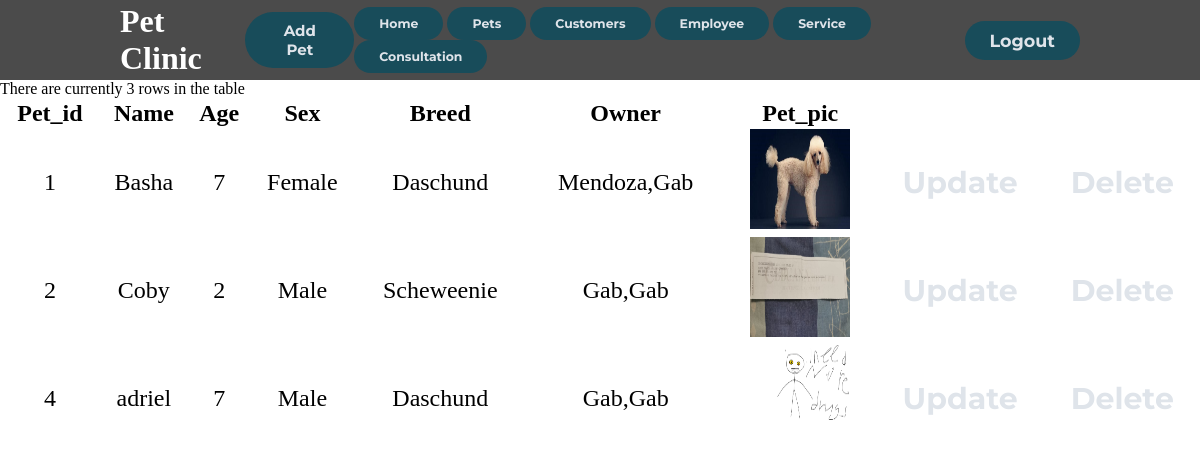
Page /pets.php (signed in) on the committed database.
### tables this page shows
CREATE TABLE `pet` (
  `Pet_id` int(45) NOT NULL AUTO_INCREMENT,
  `Name` varchar(45) NOT NULL,
  `Age` int(45) NOT NULL,
  `Sex` varchar(45) NOT NULL,
  `Breed` varchar(45) NOT NULL,
  `Pet_pic` varchar(100) NOT NULL,
  `Cust_id` int(45) NOT NULL,
  PRIMARY KEY (`Pet_id`),
  KEY `Cust_id_fk` (`Cust_id`) USING BTREE
);

CREATE TABLE `customer` (
  `Cust_id` int(45) NOT NULL AUTO_INCREMENT,
  `First_name` varchar(45) NOT NULL,
  `Last_name` varchar(45) NOT NULL,
  `Phone_number` varchar(45) NOT NULL,
  `Cust_pic` varchar(100) DEFAULT NULL,
  PRIMARY KEY (`Cust_id`)
);

### pets.php (the view, shortened to what this page needs)
<!DOCTYPE html>
<html lang="en">
<head>
    <link rel="stylesheet" href="./styles/style.css">
</head>
<body style="background: url(https://wallpapercave.com/wp/B1sODrM.jpg); background-size: 115% ; ">
    <?php
    include "includes/config.php";
    ?>
    <header>
        <div class="logo">
            <h1>Pet Clinic</h1>
        </div>
        <button><a href="Create3.php">
                <h4>Add Pet</h4>
            </a></button>
        <nav>
            <ul>
                <button> <a href="index.php">
                        <h5>Home</h5>
                    </a></button>
                <button> <a href="pets.php">
                        <h5>Pets</h5>
                    </a></button>
                <button><a href="customer.php">
                        <h5>Customers</h5>
                    </a></button>
                <button><a href="employee.php">
                        <h5>Employee</h5>
                    </a></button>
                <button><a href="service.php">
                        <h5>Service</h5>
                    </a></button>
                <button><a href="consultationz.php">
                        <h5>Consultation</h5>
                    </a></button>
            </ul>
        </nav>
        <button>
            <?php if ((isset($_SESSION['Employee_id'])) && (basename($_SERVER['PHP_SELF']) != 'logout.php')) {
                echo '<a href="logout.php"><h3>Logout</h3></a>';
            } else {
                echo '<a href="login.php"><h3>Login</h3></a>';
            }
            ?>
        </button>
    </header>
    <div class="tbl-container">
        <table>
            <thead>
                <tr>
                    <th>Pet_id</th>
                    <th>Name</th>
                    <th>Age</th>
                    <th>Sex</th>
                    <th>Breed</th>
                    <th>Owner</th>
                    <th>Pet_pic </th>
                </tr>
            </thead>
            <tbody>
                <?php
                if (!isset($_SESSION['Employee_id'])) {
                    require('includes/login_functions.inc.php');
                    echo "<p>please log in to view pets.</p>";
                } else {
                    $result = mysqli_query($conn, "SELECT * FROM pet p INNER JOIN customer c ON p.Cust_id = c.Cust_id ORDER BY Pet_id ASC");
                    $num_rows = mysqli_num_rows($result);
                    echo "There are currently $num_rows rows in the table<P>";
                    while ($row = mysqli_fetch_assoc($result)) {
                        echo "<tr>\n";
                        echo "<td>" . $row['Pet_id'] . "</td>";
                        echo "<td>" . $row['Name'] . "</td>";
                        echo "<td>" . $row['Age'] . "</td>";
                        echo "<td>" . $row['Sex'] . "</td>";
                        echo "<td>" . $row['Breed'] . "</td>";
                        echo '<td>' . $row['Last_name'] . ',' . $row['First_name'] . '</td>';
                        echo "<td><img width = '100px' height = '100px' src =" . $row['Pet_pic'] . "></td>";
                        echo "<td align='center'><a href='edit3.php?Pet_id=" . $row['Pet_id'] . "' role='button'> <h1>Update</h1></a></td>";
                        echo "<td align='center'><a href='delete3.php?Pet_id=" . $row['Pet_id'] . "' role='button'> <h1>Delete</h1></a></td>";
                        echo "</tr>\n";
                    }
                }
                ?>
            </tbody>
        </table>
    </div>
</body>
</html>

### styles/style.css (style rules this page uses)
* { box-sizing: border-box; margin: 0; padding: 0; }
.tbl-container { width: 100vw; height: 90vh; }
table { width: 100%; text-align: center; font-size: 1.5em; }
li, a, button { font-family: "Montserrat", sans-serif; font-weight: 500; font-size: 15px; color: #dfe4ea; text-decoration: none; }
header { display: flex; justify-content: space-between; align-items: center; padding: 30px 10%; background-color: #4b4b4b; height: 10vh; }
.logo { cursor: auto; color: white; }
button { padding: 9px 25px; background-color: rgba(12, 77, 94, 0.8); border: none; border-radius: 50px; cursor: pointer; transition: all 0.3s ease 0s; }

### rows in the picture
pet: Pet_id "1", Name "Basha", Age "7", Sex "Female", Breed "Daschund", Cust.Last_name "Mendoza", Cust.First_name "Gab", Pet_pic (picture)
pet: Pet_id "2", Name "Coby", Age "2", Sex "Male", Breed "Scheweenie", Cust.Last_name "Gab", Cust.First_name "Gab", Pet_pic (picture)
pet: Pet_id "4", Name "adriel", Age "7", Sex "Male", Breed "Daschund", Cust.Last_name "Gab", Cust.First_name "Gab", Pet_pic (picture)
